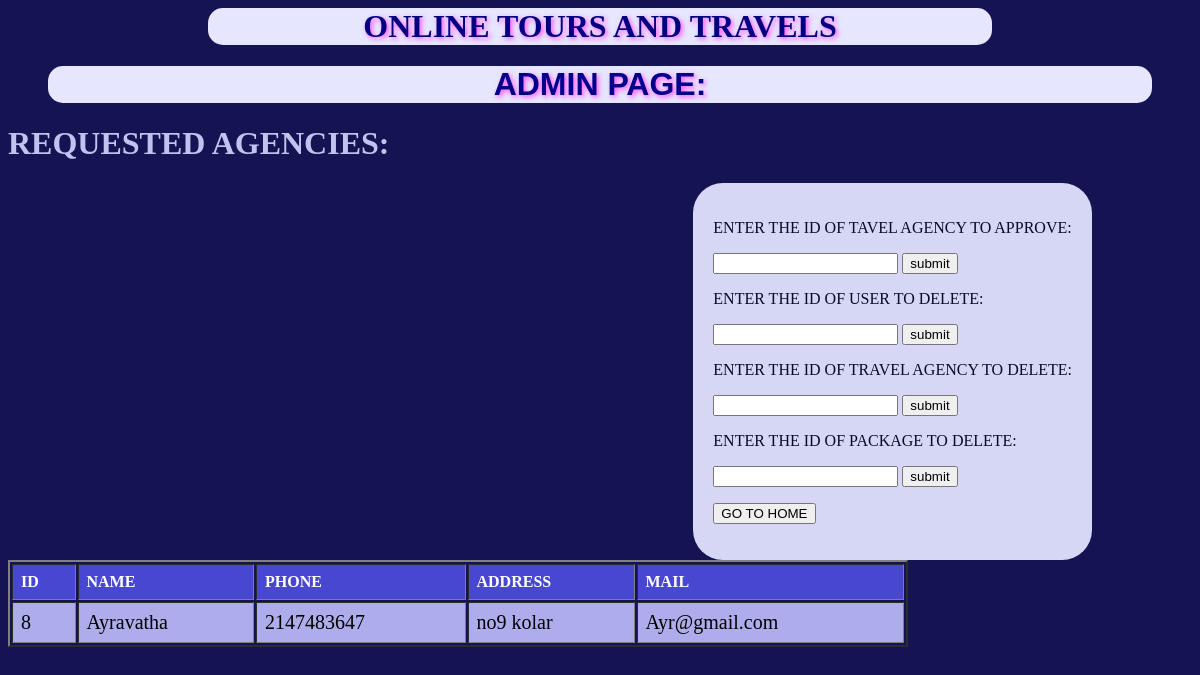
Screenshot of /query.php with the database file from the repository.
### tables this page shows
CREATE TABLE `travel_agency` (
  `t_id` int(11) NOT NULL,
  `name` varchar(20) NOT NULL,
  `phone` int(11) NOT NULL,
  `address` varchar(100) NOT NULL,
  `t_mail` varchar(20) NOT NULL,
  `t_password` varchar(20) NOT NULL,
  `approval` int(11) NOT NULL DEFAULT '0',
  `a_id` int(11) NOT NULL DEFAULT '1'
);

### query.php (the view, shortened to what this page needs)
<?php
$link= mysqli_connect("localhost", "root","","pvg");
    $query = "SELECT  * FROM `travel_agency` WHERE `approval`=0";
            $result = mysqli_query($link, $query);
           echo"<h1 style=' background-color:#e6e6ff;
				font-family:georgia;
				color:#000080;
               text-align: center;
                 margin-right:200px;
				margin-left:200px;
				border-radius:15px;
                text-shadow: 2px 2px 5px #ff4dff;'> ONLINE TOURS AND TRAVELS</h1>";
        echo "<h1 style='  background-color:#e6e6ff;
				font-family:sans-serif;
				color:darkblue;
               margin-right:40px;
				margin-left:40px;
				border-radius:15px;
               text-align: center;
               text-shadow: 2px 2px 5px #ff4dff; '>ADMIN PAGE:</h1>";
            echo" <h1 style='font-family:platino;color:#c2c2f0;'>REQUESTED AGENCIES:</h1>";
            echo"<table border='2' >";
             echo "<tr>
    <th>ID</th>
    <th>NAME</th>
    <th>PHONE</th>
    <th>ADDRESS</th>
    <th>MAIL</th>
  </tr>";
    while($row = mysqli_fetch_assoc($result)) {
        echo"<tr>";
        echo"<td>{$row['t_id']}</td><td>{$row['name']}</td><td>{$row['phone']}</td><td>{$row['address']}</td><td>{$row['t_mail']}</td>";
        echo"</tr>";
    }
?>
<html>
<head>
</head>
 <body>
     <div id="log">
     <form method="post" action="query.php">
          <p >enter the id of tavel agency to approve:</p>
        <p> <input type="text" name="taid">
            <button class="log1" name="but">submit</button></p>
         <p>enter the id of user to delete:</p>
        <p> <input type="text" name="uid">
            <button class="log1" name="but">submit</button></p>
         <p>enter the id of travel agency to delete:</p>
        <p> <input type="text" name="tid" >
            <button class="log2" name="but">submit</button></p>
         <p>enter the id of package to delete:</p>
        <p> <input type="text" name="pid" >
            <button id="log3" name="but">submit</button></p>
         <p><input type="button" value="GO TO HOME" id="hom"></p>
         </form>
     </div>
    </body>
</html>

### query.php (style rules this page uses)
body { background-color: #141452; }
#log { background-color: #d6d6f5; color:#0a0a29; padding: 20px; border-radius: 30px; float:right; margin-right: 100px; font-family: georgia; text-transform: uppercase; }
table { border-collapse:separate; border-spacing: 2px; width:900px; }
td { text-align: left; padding: 8px; font-size: 20px; }
tr:nth-child(even) { background-color: #adadeb }
tr:nth-child(odd) { background-color: #7070db }
th { background-color: #4747d1; color: white; text-align: left; padding: 8px; }

### rows the page displays
travel_agency: t_id "8", name "Ayravatha", phone "2147483647", address "no9 kolar", t_mail "Ayr@gmail.com"
